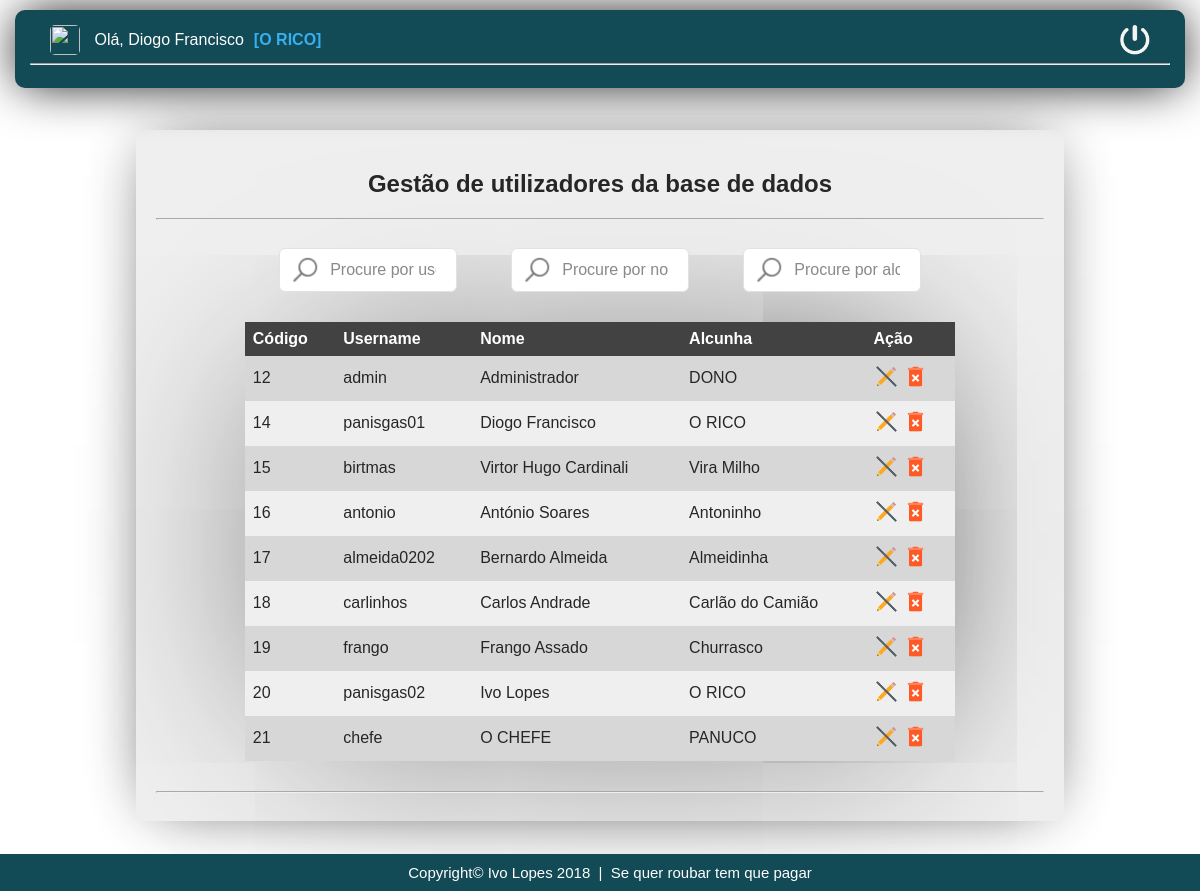
The app's page /projetophp_ivolopes_3TSI/painel.php (signed in) with its own data.
### tables this page shows
CREATE TABLE `utilizadores` (
  `id` int(11) NOT NULL,
  `username` varchar(20) NOT NULL,
  `password` varchar(255) NOT NULL,
  `nome` varchar(50) NOT NULL,
  `foto_perfil` text,
  `nivel_acesso` int(1) NOT NULL DEFAULT '1'
);

CREATE TABLE `funcoesutilizadores` (
  `id_user` int(11) NOT NULL,
  `funcao` varchar(50) NOT NULL
);

### projetophp_ivolopes_3TSI/painel.php (the view, shortened to what this page needs)
<!DOCTYPE html>
<html>
<head>
	<link rel="stylesheet" type="text/css" href="css/estilos2.css">
	<?php
		$strcon = mysqli_connect('localhost', 'root', '');
		$sql_code = "SELECT id, username, nome, funcao FROM utilizadores, funcoesutilizadores WHERE utilizadores.id = funcoesutilizadores.id_user";
		$query = mysqli_query($strcon, $sql_code);
	?>
</head>
<body>
	<div id="principal">
		<h2>Gestão de utilizadores da base de dados</h2>
		<hr>
		<input type="text" id="myInput" onkeyup="myFunction()" placeholder="Procure por usernames..." title="Escreva aqui um username" style="margin-right: 50px;">
		<input type="text" id="myInput1" onkeyup="myFunction1()" placeholder="Procure por nomes..." title="Escreva aqui um nome" style="margin-right: 50px;">
		<input type="text" id="myInput2" onkeyup="myFunction2()" placeholder="Procure por alcunhas..." title="Escreva aqui uma alcunha">
		<table id="myTable" align="center" style="box-shadow: 0px 0px 200px -50px black;">
			<tr>
				<th>Código</th>
				<th>Username</th>
				<th>Nome</th>
				<th>Alcunha</th>
				<th>Ação</th>
			</tr>
			<?php while($dado = $query->fetch_array()) { ?>
				<tr>
					<td><?php echo $dado['id']; ?></td>
					<td><?php echo $dado['username']; ?></td>
					<td><?php echo $dado['nome']; ?></td>
					<td><?php echo $dado['funcao']; ?></td>
					<td>
						<a href="javascript: if(confirm('Tem a certeza que deseja editar o utilizador <?php echo $dado['username']; ?>?')) location.href='editar.php?p=editar&utilizador=<?php echo $dado['id'] ?>&nome=<?php echo $dado['nome']; ?>'" ><input type="image" name="excluir" src="imagens/editar.png" width="25px"></a>
						<a href="javascript: if(confirm('Tem a certeza que deseja eliminar o utilizador <?php echo $dado['username']; ?>?')) location.href='excluir.php?p=excluir&utilizador=<?php echo $dado['id'] ?>'" ><input type="image" name="excluir" src="imagens/excluir.png" width="25px"></a>
					</td>
				</tr>
			<?php } ?>
		</table>
		<hr style="margin-top: 30px;">
	</div>
	<div id="header">
		<img src="<?php echo 'fotosPerfil/'. $_SESSION['imagem']; ?> " style="width: 30px; margin-left: 20px; height: 30px; border-radius: 5px; vertical-align: middle;">
		<label style="color: white; margin-left: 10px; margin-right: 10px; vertical-align: middle;">Olá, <?php echo $_SESSION['nome_user']; ?></label><b><label style=" vertical-align: middle; color: #37b0f2;">[<?php echo $_SESSION['function']; ?>]</label></b>
		<a href="logout.php"><input type="image" src="imagens/sair.png" name="sair" width="30px" style="float: right; margin-right: 20px;"></a>
		<hr>
	</div>
	<div id="footer">
		<label>Copyright&copy Ivo Lopes 2018</label>&nbsp&nbsp|&nbsp&nbsp<label>Se quer roubar tem que pagar</label>
	</div>
</body>
</html>

### projetophp_ivolopes_3TSI/css/estilos2.css (style rules this page uses)
body { background-image: url("../imagens/background2.jpg"); background-attachment: fixed; background-repeat: no-repeat; background-size: 100% 100%; }
#header { position: fixed; top: 10px; right: 2px; left: 2px; background-color: #124a56; box-shadow: 0px 0px 50px -5px black; width: 95%; margin: auto; padding: 15px; border-radius: 10px; font-family: Arial; color: white; }
#principal { font-family: Arial; color: black; text-align: center; background-color: #ededed; margin: auto; margin-top: 130px; margin-bottom: 70px; width: 75%; opacity: 0.85; padding: 20px; border-radius: 10px; box-shadow: 0px 0px 60px -20px #1e1e1e; }
#footer { font-family: Arial; font-size: 15px; position: fixed; left: 0; bottom: 0; width: 100%; padding: 10px; background-color: #124a56; color: white; text-align: center; }
table { border-collapse: collapse; width: 80%; margin-top: 20px; }
tr:nth-child(even) { background-color: #d1d1d1 }
th, td { text-align: left; padding: 8px; }
th { background-color: #212121; color: white; }
input[type=text] { font-family: Arial, Sans-Serif; font-size: 14px; width: 70%; padding: 12px 20px; margin: 5px 0; box-sizing: border-box; border: 1px solid #ccc; border-radius: 6px; }
#myInput { background-image: url('../imagens/search.png'); background-position: 10px 6px; background-repeat: no-repeat; background-size: 30px 30px; padding-left: 50px; width: 20%; font-size: 16px; border: 1px solid #ddd; margin-top: 20px; margin-bottom: 10px; }
#myInput1 { background-image: url('../imagens/search.png'); background-position: 10px 6px; background-repeat: no-repeat; background-size: 30px 30px; padding-left: 50px; width: 20%; font-size: 16px; border: 1px solid #ddd; margin-top: 20px; margin-bottom: 10px; }
#myInput2 { background-image: url('../imagens/search.png'); background-position: 10px 6px; background-repeat: no-repeat; background-size: 30px 30px; padding-left: 50px; width: 20%; font-size: 16px; border: 1px solid #ddd; margin-top: 20px; margin-bottom: 10px; }

### records on screen
utilizadores: id "12", username "admin", nome "Administrador", funcoesutilizadores.funcao "DONO"
utilizadores: id "14", username "panisgas01", nome "Diogo Francisco", funcoesutilizadores.funcao "O RICO"
utilizadores: id "15", username "birtmas", nome "Virtor Hugo Cardinali", funcoesutilizadores.funcao "Vira Milho"
utilizadores: id "16", username "antonio", nome "António Soares", funcoesutilizadores.funcao "Antoninho"
utilizadores: id "17", username "almeida0202", nome "Bernardo Almeida", funcoesutilizadores.funcao "Almeidinha"
utilizadores: id "18", username "carlinhos", nome "Carlos Andrade", funcoesutilizadores.funcao "Carlão do Camião"
utilizadores: id "19", username "frango", nome "Frango Assado", funcoesutilizadores.funcao "Churrasco"
utilizadores: id "20", username "panisgas02", nome "Ivo Lopes", funcoesutilizadores.funcao "O RICO"
utilizadores: id "21", username "chefe", nome "O CHEFE", funcoesutilizadores.funcao "PANUCO"

### other values on screen
$_SESSION['nome_user'] "Diogo Francisco"
$_SESSION['function'] "O RICO"
